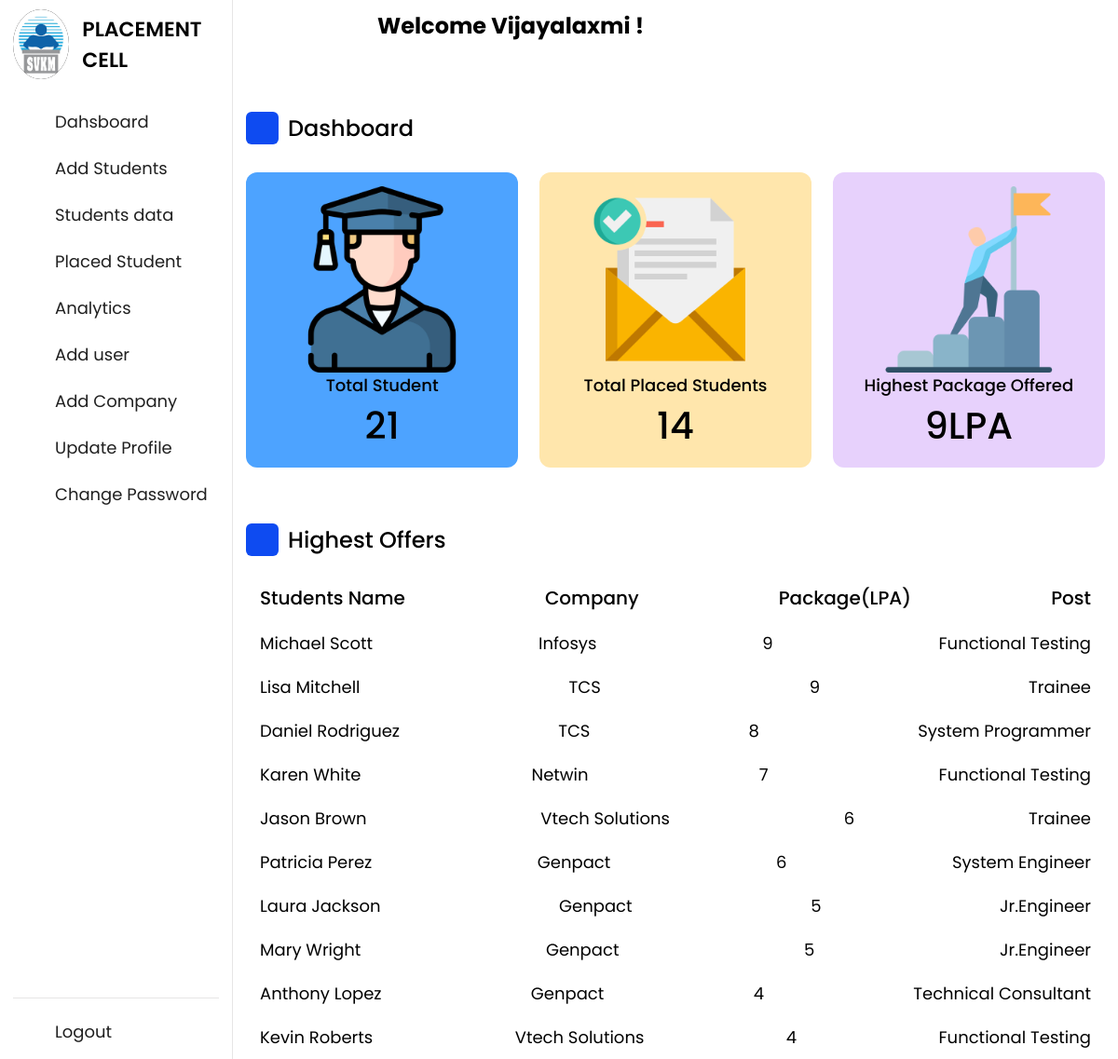
Page /admin_dashboard.php (signed in) on the earlier database version.
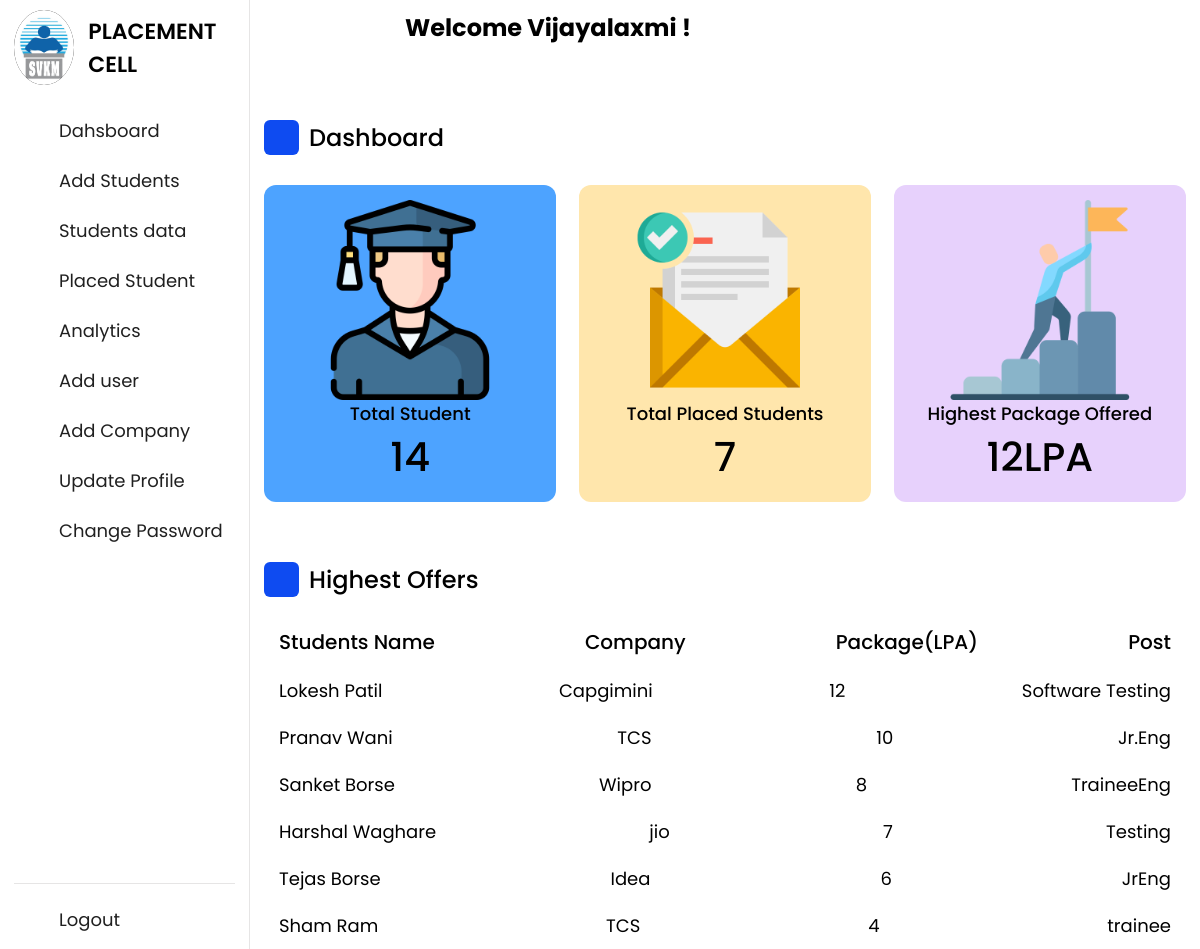
Same page on the later database version.
### tables this page shows
CREATE TABLE `users_profile` (
  `username` varchar(30) NOT NULL,
  `fname` varchar(20) NOT NULL,
  `lname` varchar(20) NOT NULL,
  `contact` bigint(20) NOT NULL,
  `email` varchar(30) NOT NULL,
  `dept` varchar(20) NOT NULL
);

CREATE TABLE `student` (
  `fname` varchar(10) NOT NULL,
  `lname` varchar(10) NOT NULL,
  `prn` bigint(11) NOT NULL,
  `sap` bigint(11) NOT NULL,
  `batch` int(11) NOT NULL,
  `contact` bigint(11) NOT NULL,
  `email` varchar(30) NOT NULL,
  `age` int(11) NOT NULL,
  `branch` varchar(10) NOT NULL,
  `cgpa` float NOT NULL,
  `status` int(10) NOT NULL
);

CREATE TABLE `student_placed_info` (
  `prn` bigint(20) NOT NULL,
  `company` varchar(20) NOT NULL,
  `package` int(11) NOT NULL,
  `post` varchar(20) NOT NULL
);

### admin_dashboard.php (the view, shortened to what this page needs)
<!DOCTYPE html>
<html lang="en">
<head>
    <link rel="stylesheet" href="css/style.css">
    <link rel="stylesheet" href="https://unicons.iconscout.com/release/v4.0.0/css/line.css">
</head>
<body>
    <nav>
        <div class="logo-name">
            <div class="logo-image">
                <img src="img/logo.jpg" style="height: 75px; width:75px" alt="">
            </div>
            <span class="logo_name">PLACEMENT CELL</span>
        </div>
        <div class="menu-items">
            <?php
            include 'partials/_dbconnect.php';
            $uname = $_SESSION['username'];
            $sql = "SELECT `role` FROM `users` WHERE username= '$uname' ";
            $result = mysqli_query($conn , $sql);
            $num = mysqli_num_rows($result);
            $admin_or_faculty = $num;
            if($num > 0) {
            $row = mysqli_fetch_assoc($result);
            echo "
            <ul class='nav-links'>
                <li><a href='admin_dashboard.php'>
                    <i class='uil uil-estate'></i>
                    <span class='link-name'>Dahsboard</span>
                </a></li>
                <li><a href='add_student.php'>
                    <i class='uil-user-plus'></i>
                    <span class='link-name'>Add Students</span>
                </a></li>
                <li><a href='student_data.php'>
                    <i class='uil uil-files-landscapes'></i>
                    <span class='link-name'>Students data</span>
                </a></li>
                <li><a href='placed_Student.php'>
                    <i class='uil-arrow-up-right'></i>
                    <span class='link-name'>Placed Student</span>
                </a></li>
                <li><a href='analytics.php'>
                    <i class='uil uil-chart'></i>
                    <span class='link-name'>Analytics</span>
                </a></li>";
            if($row['role'] == 'admin'){
                echo " <li><a href='all_users.php'>
                <i class='uil-user'></i>
                <span class='link-name'>Add user</span>
            </a></li>
            <li><a href='add_company.php'>
            <i class=' uil-building'></i>
            <span class='link-name'>Add Company</span>
        </a></li>";
            }
            echo "<li><a href='update_profile_admin_faculty.php'>
            <i class='uil-notes'></i>
            <span class='link-name'>Update Profile</span>
        </a></li>";
        echo "
        <li><a href='change_password.php'>
            <i class='uil-key-skeleton'></i>
            <span class='link-name'>Change Password</span>
        </a></li></ul>";
        }
            ?>
            <ul class="logout-mode">
                <li><a href="logout.php">
                    <i class="uil uil-signout"></i>
                    <span class="link-name">Logout</span>
                </a></li>
                <div class="mode-toggle">
                </div>
            </ul>
        </div>
    </nav>
    <section class="dashboard">
        <div class="top">
            <div class="search-box">
                <?php
                    if($admin_or_faculty>0){
                        $sqli = "SELECT `fname` FROM `users_profile` WHERE username= '$uname' ";
                        $results = mysqli_query($conn , $sqli);
                        $rows = mysqli_fetch_assoc($results);
                        if($rows['fname'] == NULL){
                        echo '<h1>Welcome !</h1>';
                        }
                        else{
                        echo '<h1>Welcome '.$rows['fname'].' !</h1>';
                        }
                    }
                ?>
            </div>
        </div>
        <?php
        if($admin_or_faculty>0){
        echo " <div class='dash-content'>
        <div class='overview'>
            <div class='title'>
                <i class='uil uil-tachometer-fast-alt'></i>
                <span class='text'>Dashboard</span>
            </div>
            <div class='boxes'>
                <div class='box box1'>
                    <img src='img/graduated.png' style='height: 200px; width:200px'>
                    <span class='text'>Total Student</span>";
                    $sql = "SELECT COUNT(*) AS totalStudent FROM `student`";
                    $result = mysqli_query($conn , $sql);
                    $row = mysqli_fetch_assoc($result);
                    echo "<span class='number'>".$row['totalStudent']."</span>";
                    echo "  </div>
                    <div class='box box2'>
                        <img src='img/letter.png' style='height: 200px; width:200px'>
                        <span class='text'> Total Placed Students</span>";
                        $sql = "SELECT `status` FROM `student` WHERE `status`=1";
                        $result = mysqli_query($conn , $sql);
                        $num = mysqli_num_rows($result);
                        echo "<span class='number'>".$num."</span>";
                     echo "</div>
                     <div class='box box3'>
                         <img src='img/goal.png' style='height: 200px; width:200px'>
                         <span class='text'>Highest Package Offered</span>";
                            $sql = "SELECT MAX(`package`) AS package FROM `student_placed_info`";
                            $result = mysqli_query($conn , $sql);
                            $row = mysqli_fetch_assoc($result);
                         echo " <span class='number'>".$row['package']."LPA</span> ";
                    echo "</div>
                    </div>
                </div>
                <div class='activity'>
                    <div class='title'>
                        <i class='uil-package'></i>
                        <span class='text'>Highest Offers</span>
                    </div>";
                    $sqli = "SELECT student.fname,student.lname,student_placed_info.company,
                    student_placed_info.package,student_placed_info.post from student JOIN student_placed_info
                    ON student.prn = student_placed_info.prn ORDER BY student_placed_info.package DESC";
                    $results = mysqli_query($conn , $sqli);
                    $nums = mysqli_num_rows($results);
                    $i=0;
                    echo "<div class='activity-data'>
                    <div class='data names'>
                        <span class='data-title'>Students Name</span>
                    </div>
                    <div class='data email'>
                        <span class='data-title'>Company</span>
                    </div>
                    <div class='data joined'>
                         <span class='data-title'>Package(LPA)</span>
                    </div>
                    <div class='data type'>
                        <span class='data-title'>Post</span>
                    </div>
                    </div>";
                    while($i<10) {
                        if($i == $nums){
                            break;
                        }
                    $rows = mysqli_fetch_assoc($results);
                        echo "
    <div class='activity-data'>
    <div class='data names'>
        <span class='data-list'>".$rows['fname']." ".$rows['lname']."</span>
    </div>
    <div class='data email'>
        <span class='data-list'>".$rows['company']."</span>
    </div>
    <div class='data joined'>
        <span class='data-list'>".$rows['package']."</span>
    </div>
    <div class='data type'>
        <span class='data-list'>".$rows['post']."</span>
    </div>
</div>";
           $i=$i+1;
            }
          }
    ?>
            </div>
        </div>
    </section>
</body>
</html>

### css/style.css (style rules this page uses)
* { margin: 0; padding: 0; box-sizing: border-box; font-family: 'Poppins', sans-serif; }
:root { --primary-color: #0E4BF1; --panel-color: #FFF; --text-color: #000; --black-light-color: #202020; --border-color: #e6e5e5; --toggle-color: #DDD; --box1-color: #4DA3FF; --box2-color: #FFE6AC; --box3-color: #E7D1FC; --title-icon-color: rgb(248, 244, 244); --tran-05: all 0.5s ease; --tran-03: all 0.3s ease; --tran-03: all 0.2s ease; }
body { min-height: 100vh; background-color: var(--primary-color); }
nav { position: fixed; top: 0; left: 0; height: 100%; width: 250px; padding: 10px 14px; background-color: var(--panel-color); border-right: 1px solid var(--border-color); transition: var(--tran-05); }
nav .logo-name { display: flex; align-items: center; }
nav .logo-image { display: flex; justify-content: center; min-width: 45px; }
nav .logo-image img { width: 40px; object-fit: cover; border-radius: 50%; background-color: #000; }
nav .logo-name .logo_name { font-size: 22px; font-weight: 600; color: var(--text-color); margin-left: 14px; transition: var(--tran-05); }
nav .menu-items { margin-top: 20px; height: calc(100% - 90px); display: flex; flex-direction: column; justify-content: space-between; }
.menu-items li { list-style: none; }
.menu-items li a { display: flex; align-items: center; height: 50px; text-decoration: none; position: relative; }
.menu-items li a i { font-size: 24px; min-width: 45px; height: 100%; display: flex; align-items: center; justify-content: center; color: var(--black-light-color); }
.menu-items li a .link-name { font-size: 18px; font-weight: 400; color: var(--black-light-color); transition: var(--tran-05); }
.menu-items .logout-mode { padding-top: 10px; border-top: 1px solid var(--border-color); }
.menu-items .mode-toggle { position: absolute; right: 14px; height: 50px; min-width: 45px; display: flex; align-items: center; justify-content: center; cursor: pointer; }
.dashboard { position: relative; left: 250px; background-color: var(--panel-color); min-height: 100vh; width: calc(100% - 250px); padding: 10px 14px; transition: var(--tran-05); }
.dashboard .top { position: fixed; top: 0; left: 250px; display: flex; width: calc(100% - 250px); justify-content: space-between; align-items: center; padding: 10px 14px; background-color: var(--panel-color); transition: var(--tran-05); z-index: 10; }
.dashboard .top .search-box { position: relative; height: 45px; max-width: 600px; width: 100%; margin: 0 30px; }
.dashboard .dash-content { padding-top: 50px; }
.dash-content .title { display: flex; align-items: center; margin: 60px 0 30px 0; }
.dash-content .title i { position: relative; height: 35px; width: 35px; background-color: var(--primary-color); border-radius: 6px; color: var(--title-icon-color); display: flex; align-items: center; justify-content: center; font-size: 24px; }
.dash-content .title .text { font-size: 24px; font-weight: 500; color: var(--text-color); margin-left: 10px; }
.dash-content .boxes { display: flex; align-items: center; justify-content: space-between; flex-wrap: wrap; }
.dash-content .boxes .box { display: flex; flex-direction: column; align-items: center; border-radius: 12px; width: calc(100% / 3 - 15px); padding: 15px 20px; background-color: var(--box1-color); transition: var(--tran-05); }
.boxes .box .text { white-space: nowrap; font-size: 18px; font-weight: 500; color: var(--text-color); }
.boxes .box .number { font-size: 40px; font-weight: 500; color: var(--text-color); }
.boxes .box.box2 { background-color: var(--box2-color); }
.boxes .box.box3 { background-color: var(--box3-color); }
.dash-content .activity .activity-data { display: flex; justify-content: space-between; align-items: center; width: 100%; }
.activity .activity-data { display: flex; }
.activity-data .data { display: flex; flex-direction: column; margin: 0 15px; }
.activity-data .data-title { font-size: 20px; font-weight: 500; color: var(--text-color); }
.activity-data .data .data-list { font-size: 18px; font-weight: 400; margin-top: 20px; white-space: nowrap; color: var(--text-color); }

Differences in the rows shown:
removed student: fname "Michael", lname "Scott", student_placed_info.company "Infosys", student_placed_info.package "9", student_placed_info.post "Functional Testing"
removed student: fname "Lisa", lname "Mitchell", student_placed_info.company "TCS", student_placed_info.package "9", student_placed_info.post "Trainee"
removed student: fname "Daniel", lname "Rodriguez", student_placed_info.company "TCS", student_placed_info.package "8", student_placed_info.post "System Programmer"
removed student: fname "Karen", lname "White", student_placed_info.company "Netwin", student_placed_info.package "7", student_placed_info.post "Functional Testing"
removed student: fname "Jason", lname "Brown", student_placed_info.company "Vtech Solutions", student_placed_info.package "6", student_placed_info.post "Trainee"
removed student: fname "Patricia", lname "Perez", student_placed_info.company "Genpact", student_placed_info.package "6", student_placed_info.post "System Engineer"
removed student: fname "Laura", lname "Jackson", student_placed_info.company "Genpact", student_placed_info.package "5", student_placed_info.post "Jr.Engineer"
removed student: fname "Mary", lname "Wright", student_placed_info.company "Genpact", student_placed_info.package "5", student_placed_info.post "Jr.Engineer"
removed student: fname "Anthony", lname "Lopez", student_placed_info.company "Genpact", student_placed_info.package "4", student_placed_info.post "Technical Consultant"
removed student: fname "Kevin", lname "Roberts", student_placed_info.company "Vtech Solutions", student_placed_info.package "4", student_placed_info.post "Functional Testing"
added student: fname "Lokesh", lname "Patil", student_placed_info.company "Capgimini", student_placed_info.package "12", student_placed_info.post "Software Testing"
added student: fname "Pranav", lname "Wani", student_placed_info.company "TCS", student_placed_info.package "10", student_placed_info.post "Jr.Eng"
added student: fname "Sanket", lname "Borse", student_placed_info.company "Wipro", student_placed_info.package "8", student_placed_info.post "TraineeEng"
added student: fname "Harshal", lname "Waghare", student_placed_info.company "jio", student_placed_info.package "7", student_placed_info.post "Testing"
added student: fname "Tejas", lname "Borse", student_placed_info.company "Idea", student_placed_info.package "6", student_placed_info.post "JrEng"
added student: fname "Sham", lname "Ram", student_placed_info.company "TCS", student_placed_info.package "4", student_placed_info.post "trainee"
Other differences:
$row['totalStudent']: "21" → "14"
$num: "14" → "7"
$row['package']: "9" → "12"
